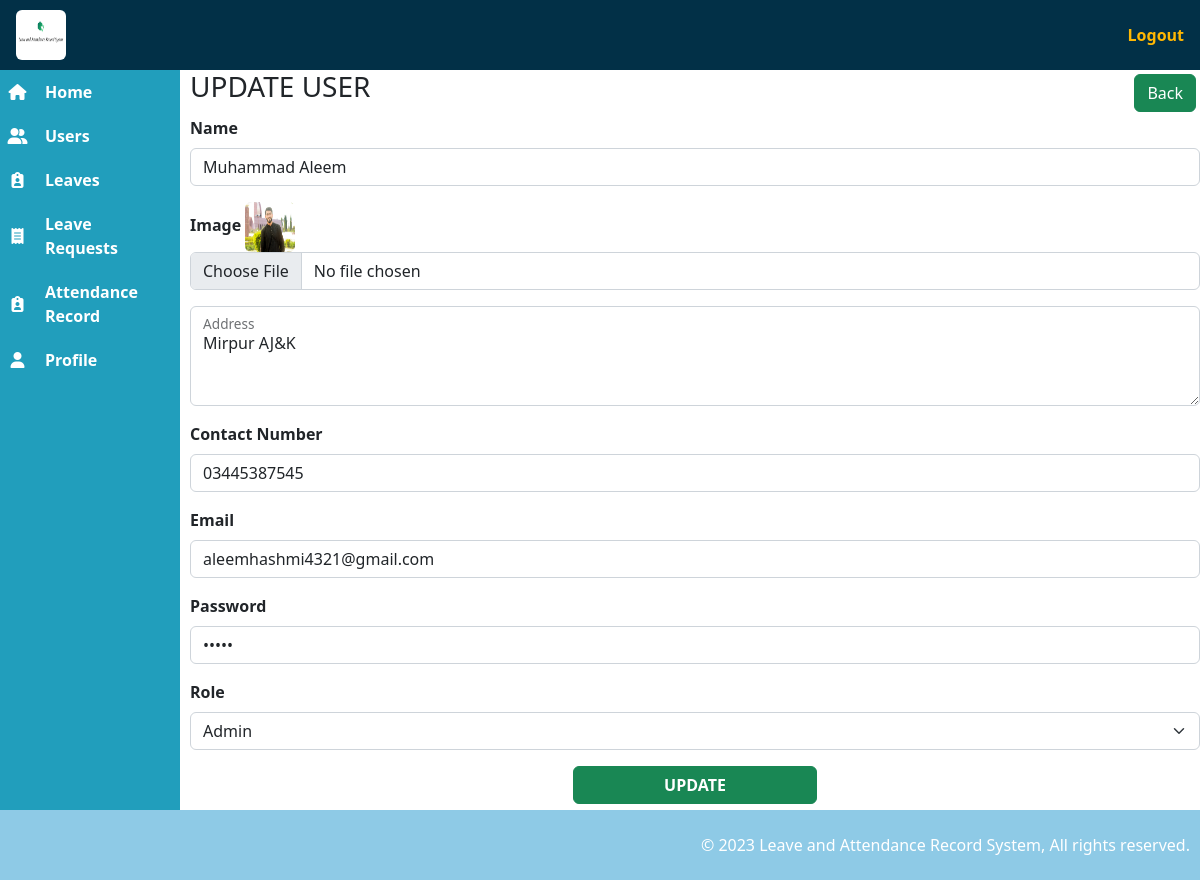
Screenshot of /admin/edit_user.php?edit=1 (signed in) with the database file from the repository.
### tables this page shows
CREATE TABLE `users` (
  `user_id` int(10) NOT NULL,
  `user_name` varchar(50) NOT NULL,
  `user_image` text NOT NULL,
  `user_address` text NOT NULL,
  `user_contact` varchar(12) NOT NULL,
  `user_email` varchar(50) NOT NULL,
  `user_password` varchar(50) NOT NULL,
  `user_role` varchar(50) NOT NULL
);

### admin/edit_user.php (the view, shortened to what this page needs)
<?php
include '../includes/admin_head.php';
include '../includes/admin_navbar.php';
include '../includes/admin_sidebar.php';
?>
<main>
    <section>
        <div>
            <div class="d-flex justify-content-between">
                <h3 class="text-uppercase">Update User</h3>
                <a onclick="goBack()" class='btn btn-success m-1'>Back</a>
            </div>
            <div>
                <?php
                if (isset($_GET['edit'])) {
                    $user_id = $_GET['edit'];
                    $query = "SELECT * FROM users WHERE user_id='$user_id'";
                    $query_conn = mysqli_query($connection, $query);
                    while ($result = mysqli_fetch_assoc($query_conn)) {
                        $user_name = $result['user_name'];
                        $user_image = $result['user_image'];
                        $user_address = $result['user_address'];
                        $user_contact = $result['user_contact'];
                        $user_email = $result['user_email'];
                        $user_password = $result['user_password'];
                        $user_role = $result['user_role'];
                    }
                }
                ?>
                <form action="../queries/update_user_form.php" method="POST" enctype="multipart/form-data">
                    <div class="mb-3">
                        <label class="form-label fw-bold">Name</label>
                        <input type="text" class="form-control" name="user_name" placeholder="Full Name"
                            value="<?php echo $user_name; ?>" required>
                    </div>
                    <div class="mb-3">
                        <label class="form-label fw-bold">Image</label>
                        <img class="rounded" src="../images/<?php echo $user_image; ?>" width="50" height="50">
                        <input class="form-control" type="file" name="user_image">
                    </div>
                    <div class="mb-3">
                        <div class="form-floating">
                            <textarea class="form-control" name="user_address" id="floatingTextarea2"
                                style="height: 100px" required><?php echo $user_address; ?></textarea>
                            <label for="floatingTextarea2">Address</label>
                        </div>
                    </div>
                    <div class="mb-3">
                        <label class="form-label fw-bold">Contact Number</label>
                        <input type="text" class="form-control" name="user_contact" value="<?php echo $user_contact; ?>"
                            placeholder="+923445387545" required>
                    </div>
                    <div class="mb-3">
                        <label class="form-label fw-bold">Email</label>
                        <input type="email" class="form-control" name="user_email" value="<?php echo $user_email; ?>"
                            placeholder="example@gmail.com" required>
                    </div>
                    <div class="mb-3">
                        <label class="form-label fw-bold">Password</label>
                        <input type="password" class="form-control" name="user_password"
                            value="<?php echo $user_password; ?>" placeholder="Password" required>
                    </div>
                    <?php
                    if (!($user_id == $_SESSION['user_id'])) {
                        ?>
                        <div class="mb-3">
                            <label class="form-label fw-bold">Role</label>
                            <select class="form-select" name="user_role">
                                <option value="<?php echo $user_role; ?>"><?php echo $user_role; ?></option>
                                <?php
                                if ($user_role == 'Admin') {
                                    echo "<option value='Employee'>Employee</option>";
                                } else {
                                    echo "<option value='Admin'>Admin</option>";
                                }
                                ?>
                            </select>
                        </div>
                        <?php
                    } else {
                    ?>
                        <div class="mb-3">
                            <label class="form-label fw-bold">Role</label>
                            <select class="form-select" name="user_role">
                                <option value="<?php echo $user_role; ?>"><?php echo $user_role; ?></option>
                            </select>
                        </div>
                    <?php
                    }
                    ?>
                    <div class="m-3">
                        <div class='text-center'>
                            <button type="submit" name="update" class="btn btn-success fw-bold w-25">UPDATE</button>
                        </div>
                    </div>
                </form>
            </div>
        </div>
    </section>
</main>
<?php
include '../includes/admin_footer.php';
?>

### css/admin_style.css (style rules this page uses)
a { text-decoration: none; }
main { margin-top: 70px; margin-left: 190px; padding-bottom: 60px; }

### rows the page displays
users: user_name "Muhammad Aleem", user_image (picture), user_address "Mirpur AJ&K", user_contact "03445387545", user_email "aleemhashmi4321@gmail.com", user_role "Admin"
